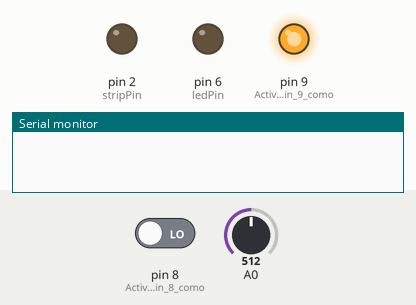
This sketch was run on a simulated Arduino Uno, built with avr-gcc and run on an emulated ATmega328P. Parts: output pins drawn as LEDs (lit = HIGH), the last lines printed to the serial monitor. The inputs (shaded band) are chosen by the test bench; at power-on: pin 8 (Activación_del_pin_8_como) LOW, A0 = 512.

Above: at 1.0 s.
At 3.0 s:
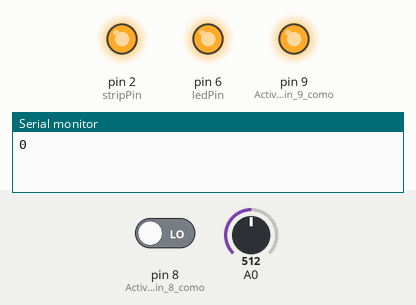
Timing chart, 0 to 4.6 s (numbered marks = the images above):
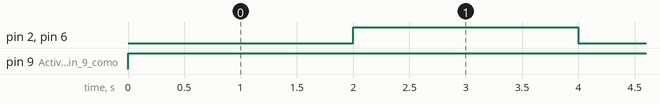

Measured:
- by itself, pin 2 (stripPin), pin 6 (ledPin): alternates HIGH for 2.0 s and LOW for 2.0 s
- by itself, pin 9 (Activación_del_pin_9_como): LOW → HIGH at 0.00 s

The sketch:

SENSOR_PROXIMITAT.ino
```cpp
long distance;
long time;

#define ledPin        6
#define stripPin      2

int outState = LOW;
long previousMillis = 0;

long interval = 1000;

void setup() {
  Serial.begin(9600);
  pinMode(9, OUTPUT); //Activación del pin 9 como salida: emisión del pulso ultraso.
  pinMode(8, INPUT); //Activación del pin 8 como entrada: tiempo del rebote del pulso.


  pinMode(ledPin, OUTPUT);
  pinMode(stripPin, OUTPUT);
}

void loop(){


  digitalWrite(9, LOW); //Estabilización del sensor
  delayMicroseconds(5);
  digitalWrite(9, HIGH); //Envío del pulso ultrasónico
  delayMicroseconds(10);


  time = pulseIn(8, HIGH); //Función para medir la longitud del pulso entrante. Mide el tiempo que ha transcurrido entre el envío del pulso ultrasónico y cuendo el sensor recibe el rebote.


  distance = int(0.017*time); // Fórmula para calcular la distancia obteniendo un valor entero


  //Serial.println(“Distancia  ”); //Monitorización en centímetros
  Serial.println(distance);
//  Serial.println(“  cm”);
  delay(1000);

///////////////////////////////////////
///////////////////////////////////////

  int proxValue = analogRead(distance);
  interval = map(proxValue, 30, 3000, 50, 2000);

  unsigned long currentMillis = millis();

  if(currentMillis - previousMillis > interval) {

    previousMillis = currentMillis;

    if (outState == LOW)
      outState = HIGH;
    else
      outState = LOW;

    digitalWrite(ledPin, outState);
    digitalWrite(stripPin, outState);
  }


}
```
